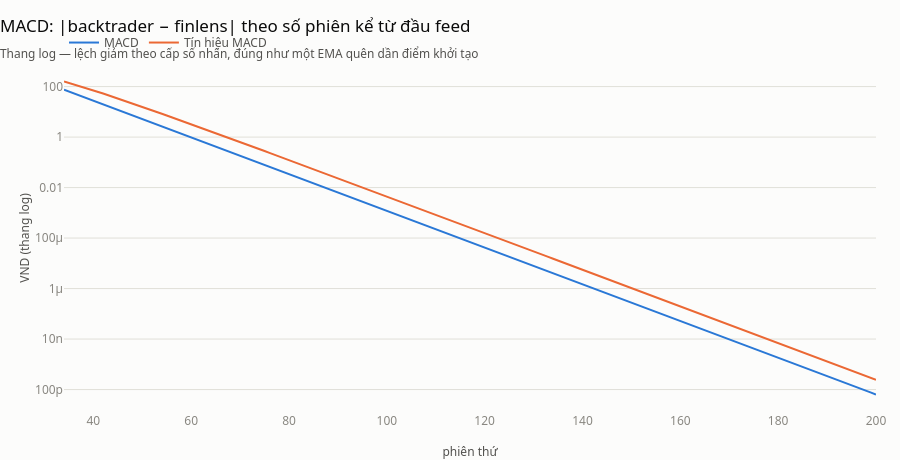

The cell this chart's notebook holds for it:
### Markdown cell above
Đọc bảng:

- **RSI, SMA, EMA khớp tới sai số dấu phẩy động** ngay từ phiên đầu. backtrader và
  TA-Lib khởi tạo ba chỉ báo này giống nhau: RSI làm trơn kiểu Wilder bắt đầu bằng
  trung bình cộng 14 phiên, EMA bắt đầu bằng SMA của `period` phiên đầu.
- **MACD thì không.** TA-Lib chỉ trả MACD khi đường tín hiệu đã đủ 9 phiên, và khởi
  tạo EMA nhanh muộn để thẳng hàng với EMA chậm; backtrader trả MACD sớm hơn và EMA
  nhanh của nó đã chạy từ phiên 12. Hai điểm xuất phát khác nhau, rồi **hội tụ**
  vì EMA quên dần điểm xuất phát — sau 100 phiên chỉ còn lệch dưới một đồng.

### Code cell
lech_macd = pd.concat(
    [
        pd.DataFrame({"phien": range(1, len(dc) + 1), "lech": (dc["macd_bt"] - dc["macd_fl"]).abs().values, "duong": "MACD"}),
        pd.DataFrame({"phien": range(1, len(dc) + 1), "lech": (dc["tin_hieu_bt"] - dc["tin_hieu_fl"]).abs().values, "duong": "Tín hiệu MACD"}),
    ]
).dropna()
fig = duong(
    lech_macd[lech_macd["phien"] <= 200],
    x="phien",
    y="lech",
    theo="duong",
    tieu_de="MACD: |backtrader − finlens| theo số phiên kể từ đầu feed",
    phu_de="Thang log — lệch giảm theo cấp số nhân, đúng như một EMA quên dần điểm khởi tạo",
    nhan_y="VND (thang log)",
)
fig.update_yaxes(type="log")
fig.update_xaxes(title_text="phiên thứ")
fig

### Figure 1 — Plotly figure (JSON) as saved in the notebook; plotly's stock layout.template omitted (floating-point values rounded to 4 significant figures; data arrays with more than 128 entries replaced by an {"elided": "..."} marker saying what was removed)
{"data": [{"hovertemplate": "%{y:,.2f}<extra>%{fullData.name}</extra>", "line": {"color": "#2a78d6", "width": 2}, "mode": "lines", "name": "MACD", "type": "scatter", "x": {"elided": "167 int values"}, "y": {"elided": "167 float values"}}, {"hovertemplate": "%{y:,.2f}<extra>%{fullData.name}</extra>", "line": {"color": "#eb6834", "width": 2}, "mode": "lines", "name": "Tín hiệu MACD", "type": "scatter", "x": {"elided": "167 int values"}, "y": {"elided": "167 float values"}}], "layout": {"height": 460, "hovermode": "x unified", "showlegend": true, "title": {"text": "MACD: |backtrader − finlens| theo số phiên kể từ đầu feed<br><sub style='color:#52514e'>Thang log — lệch giảm theo cấp số nhân, đúng như một EMA quên dần điểm khởi tạo</sub>"}, "xaxis": {"title": {"text": "phiên thứ"}}, "yaxis": {"title": {"text": "VND (thang log)"}, "type": "log"}}}
